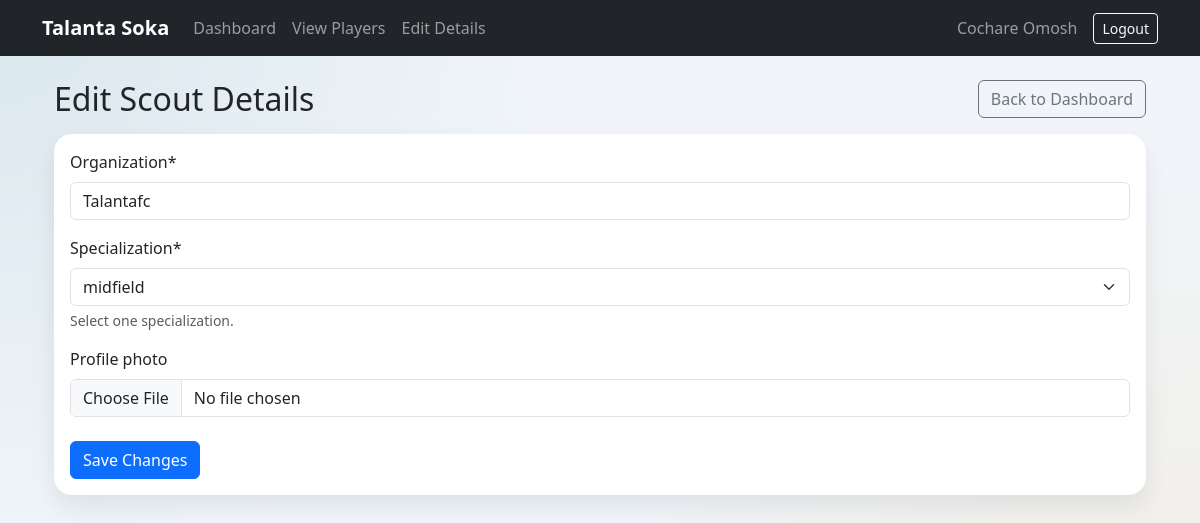
Screenshot of /scout/details/edit/ (signed in) with the database file from the repository.
### users/models.py (models this page shows, shortened)
class User(AbstractBaseUser, PermissionsMixin):
    full_name = models.CharField(max_length=150)
    email = models.EmailField(unique=True)
    ROLE_CHOICES = [
        ('player','Player'),
        ('scout', 'Scout'),
    ]
    role = models.CharField(max_length=20, choices=ROLE_CHOICES, default='player')
    is_active = models.BooleanField(default=True)
    is_staff = models.BooleanField(default=False)
    USERNAME_FIELD = 'email'
    REQUIRED_FIELDS = ['full_name']
    objects = UserManager()

### scouts/models.py (models this page shows, shortened)
class Scout(models.Model):
    VERIFICATION_STATUS_CHOICES = [
        ('pending', 'Pending'),
        ('approved', 'Approved'),
        ('rejected', 'Rejected'),
    ]
    user = models.OneToOneField(
        User,
        on_delete=models.CASCADE,
        related_name='scout_profile'
    )
    organization = models.CharField(max_length=100)
    specialization = models.CharField(max_length=120)
    verification_document = models.FileField(
        upload_to='scout_verification_docs/',
        validators=[FileExtensionValidator(['pdf', 'doc', 'docx'])]
    )
    profile_photo = models.ImageField(
        upload_to='profile_photos/',
        blank=True,
        null=True
    )
    verified = models.BooleanField(default=False)
    verification_status = models.CharField(
        max_length=20,
        choices=VERIFICATION_STATUS_CHOICES,
        default='pending'
    )

### scouts/views.py (the view)
# urls.py: path('details/edit/', views.edit_details, name='scout_edit_details'),
@login_required
def edit_details(request):
    if request.user.role != 'scout':
        messages.error(request, 'Only scouts can edit scout details.')
        return redirect('player_dashboard')
    scout_profile = request.user.scout_profile
    if request.method == 'POST':
        form = ScoutEditDetailsForm(request.POST, request.FILES, instance=scout_profile)
        if form.is_valid():
            form.save()
            messages.success(request, 'Scout details updated successfully.')
            return redirect('scout_edit_details')
    else:
        form = ScoutEditDetailsForm(instance=scout_profile)
    return render(
        request,
        'scouts/edit_details.html',
        {
            'form': form,
            'scout_profile': scout_profile,
        },
    )

### scouts/forms.py
class ScoutEditDetailsForm(forms.ModelForm):
	specialization = forms.ChoiceField(
		choices=SPECIALIZATION_CHOICES,
		widget=forms.Select(attrs={'class': 'form-select'}),
		help_text='Select one specialization.',
	)
	class Meta:
		model = Scout
		fields = ["organization", "specialization", "profile_photo"]
		widgets = {
			"organization": forms.TextInput(attrs={"placeholder": "Organization worked with"}),
		}

### templates/scouts/edit_details.html (shortened to what this page needs)
{% extends 'base.html' %}
{% load crispy_forms_tags %}
{% block content %}
<div class="container mt-4">
    <div class="d-flex justify-content-between align-items-center mb-3">
        <h2 class="mb-0">Edit Scout Details</h2>
        <a href="{% url 'scout_dashboard' %}" class="btn btn-outline-secondary">Back to Dashboard</a>
    </div>
    <div class="card">
        <div class="card-body">
            <form method="post" enctype="multipart/form-data" novalidate>
                {{ form|crispy }}
                <button type="submit" class="btn btn-primary mt-2">Save Changes</button>
            </form>
        </div>
    </div>
</div>
{% endblock %}

### templates/base.html (shortened to what this page needs)
{% load static %}
<!DOCTYPE html>
<html lang="en">
<head>
    <link href="https://cdn.jsdelivr.net/npm/bootstrap@5.3.3/dist/css/bootstrap.min.css" rel="stylesheet">
</head>
<body>
<nav class="navbar navbar-expand-lg navbar-dark bg-dark">
    <div class="container">
        <a class="navbar-brand" href="{% url 'home' %}">
            Talanta Soka
        </a>
        <div class="collapse navbar-collapse"
             id="navbarContent">
            <ul class="navbar-nav me-auto">
                <li class="nav-item">
                    {% if user.is_authenticated and user.is_staff %}
                        <a class="nav-link" href="{% url 'admin_dashboard' %}">
                    {% elif user.is_authenticated and user.role == 'player' %}
                        <a class="nav-link" href="{% url 'player_dashboard' %}">
                    {% elif user.is_authenticated and user.role == 'scout' %}
                        <a class="nav-link" href="{% url 'scout_dashboard' %}">
                    {% else %}
                        <a class="nav-link" href="{% url 'home' %}">
                    {% endif %}
                        Dashboard
                    </a>
                </li>
                <li class="nav-item">
                    {% if user.is_authenticated and user.is_staff %}
                        <a class="nav-link" href="{% url 'admin_users' %}">Users</a>
                    {% elif user.is_authenticated and user.role == 'player' %}
                        <a class="nav-link" href="{% url 'player_profile' %}">Profile</a>
                    {% elif user.is_authenticated and user.role == 'scout' %}
                        <a class="nav-link" href="{% url 'scout_player_directory' %}">View Players</a>
                    {% else %}
                        <a class="nav-link" href="{% url 'login' %}">Login</a>
                    {% endif %}
                </li>
                {% if user.is_authenticated and user.role == 'scout' and not user.is_staff %}
                    <li class="nav-item">
                        <a class="nav-link" href="{% url 'scout_edit_details' %}">Edit Details</a>
                    </li>
                {% endif %}
            </ul>
            {% if user.is_authenticated %}
                <span class="navbar-text me-3">
                    {{ user.full_name }}
                </span>
                <a href="{% url 'logout' %}"
                   class="btn btn-outline-light btn-sm">
                    Logout
                </a>
            {% endif %}
        </div>
    </div>
</nav>
<div class="container mt-4">
    <div class="position-fixed top-0 end-0 p-3" style="z-index:1080;">
    </div>
    {% block content %}
    {% endblock %}
</div>
</body>
</html>

### templates/base.html (style rules this page uses)
body { background: radial-gradient(circle at top left, rgba(14,116,144,.10), transparent 40%), radial-gradient(circle at bottom right, rgba(245,158,11,.10), transparent 45%), #f1f5f9; min-height:100vh; }
.navbar-brand { font-weight:bold; }
.card { border:none; border-radius:18px; box-shadow:0 12px 24px rgba(15,23,42,.08); }

### rows the page displays
User: full_name "Cochare Omosh"
Scout: organization "Talantafc", specialization "midfield"
